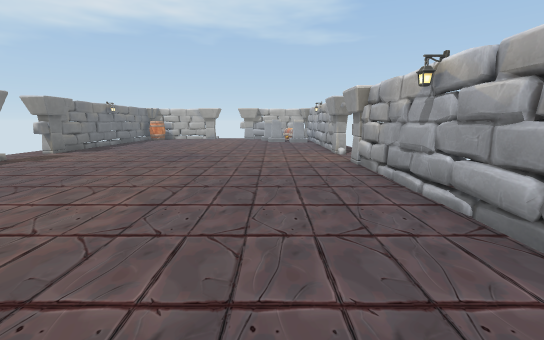
View 1 (above)

12 first-person views from a walk through a 3-D level made in the Unity game engine. The camera is 1.4 m above the floor, tilts 10° down and sees 90° across. Doors are open. The floor is counted in squares, 1 m on a side. Each view is taken from the middle of a square. On the plan, view 1 faces up. The plan holds only what a view shows up to about 13 squares ahead; the rest is blank. Some animated figures are not drawn.

View 2
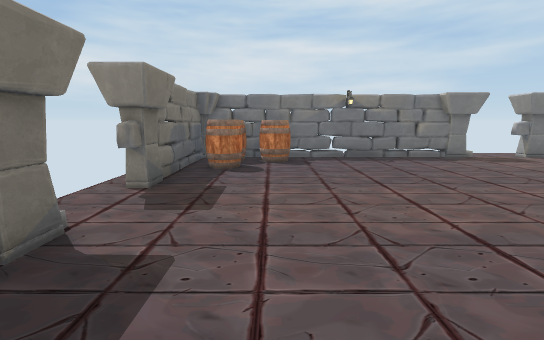

View 3
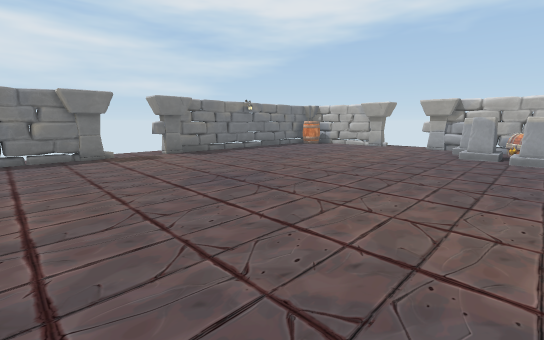

View 4
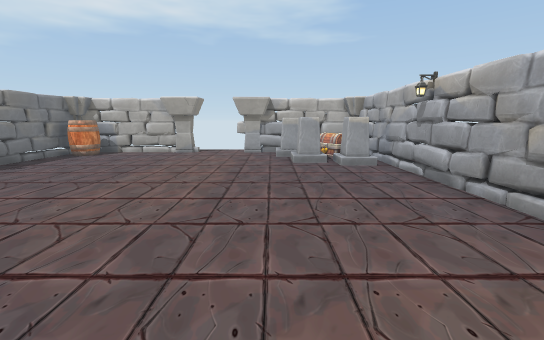

View 5
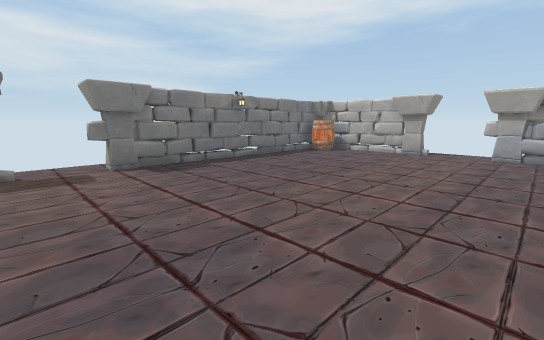

View 6
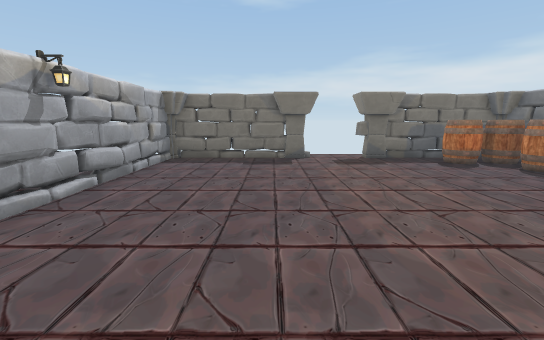

View 7
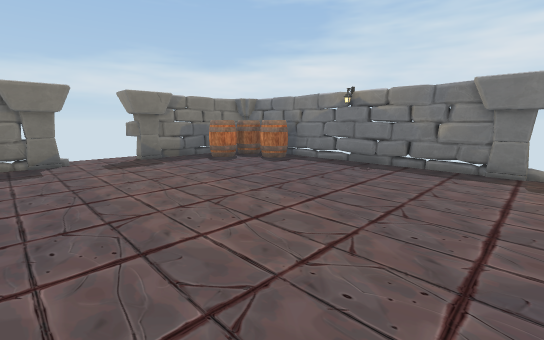

View 8
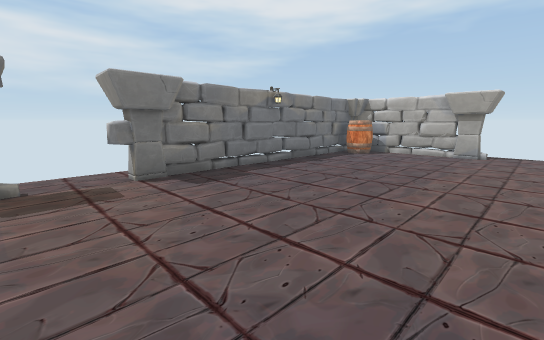

View 9
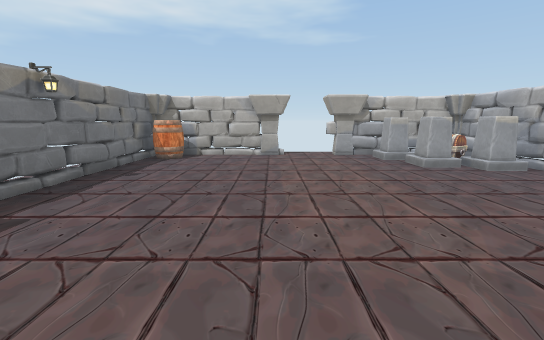

View 10
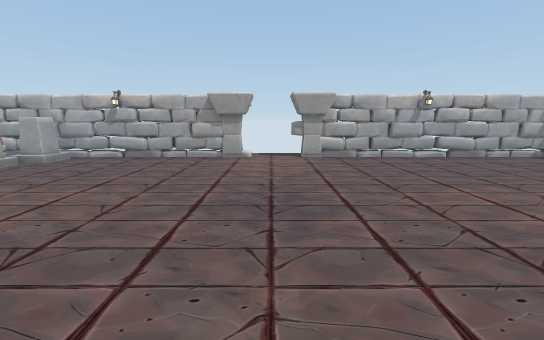

View 11
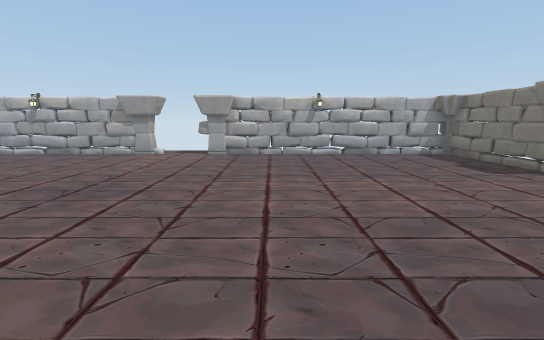

View 12
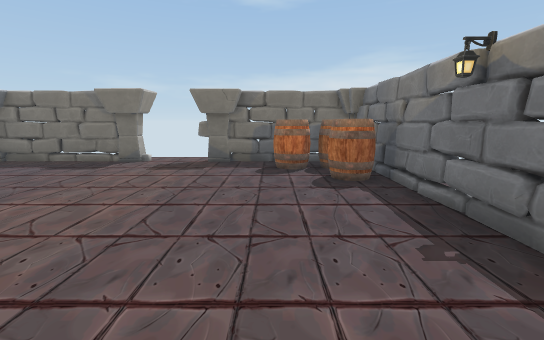

### Floor plan
Points are (right, up) in squares from view 1. A wall is a line through its corners. A room is listed if a view was taken in it or the views show most of it. See-through windows are left out.
Room 1 (views 1, 2, 3, 4, 5, 6, 7, 8, 9, 10, 11, 12)
walls: (-9.9, 12.2) (-10, 11.7); (-9.9, 8.6) (-9.9, -0.6); (-10, 8.6) (-10.1, 7.6); (-10.1, 8) (-9.9, 7.6); (-9.8, 15.1) (-10, 14.4); (-10, 14.9) (-9.8, 13.4); (2.8, 13.4) (2.9, 14.4); (-9.8, 6.7) (-10, 5.7); (3, 13.4) (3, 22.9); (-10.1, 6.6) (-9.9, 5.3); (3.1, 13.5) (2.8, 16.6); (3.1, 14) (2.9, 14.4); (2.8, 14.8) (3.1, 16) (2.8, 19); (2.8, 6.8) (3, 7.7); (-9.9, 5.6) (-10.1, 4.6); (-10, 17.1) (-9.8, 15.7); (2.8, 16.4) (3, 18.1); (-9.9, 4.2) (-10.1, 2.5); (2.9, 4.9) (2.8, 6); (-9.9, 3.9) (-9.8, 2.8); (-9.7, 18.5) (-10, 17.6); (-9.8, 18.6) (-10, 15.8) (-9.9, 15.5); (2.8, 4.1) (3, 6) (2.8, 6.5); (-10.1, 2.8) (-9.8, 2.4); (-9.9, 19.4) (-10, 18.9); (3, 18.6) (3.2, 19.6); (2.9, 3.3) (3, 3.9); (3, 19) (2.8, 21.8); (-9.8, 1.9) (-10, 1.1) (-9.9, 0.1); (-9.8, 20.1) (-10.1, 18.3); (2.8, 2.6) (3, 3.1); (3.1, 19.3) (2.9, 19.7); (-9.8, 20.4) (-10, 19.8) (-9.9, 18.4); (2.8, 1.6) (3, 2.4) (2.9, 3.3) (3.1, 3.9); (-5.4, 22.7) (-6.9, 22.8); (-5.4, 22.7) (-10, 22.7) (-9.9, 11.8); (-9.8, 21.3) (-10, 19.5); (-6.1, -0.7) (-5.4, -0.8); (-1.5, -0.7) (0, -0.8); (-1.6, -0.8) (2.9, -0.7) (2.9, 8.6); (-7.3, -0.6) (-6.2, -0.9); (-6.5, 22.8) (-7, 22.6); (-7.4, 22.6) (-8.2, 22.8); (-0.9, 22.7) (-1.5, 22.8); (-6.1, -1) (-5.5, -0.9); (-0.4, -0.8) (0, -0.6); (0.4, -0.6) (1.1, -0.8); (-9.9, 22.1) (-10, 20.8); (-9.2, -0.6) (-8.2, -0.7); (-10, 22.3) (-9.9, 21.2); (1.5, -0.6) (2, -0.7) (2.6, -0.8); (-9.5, -0.8) (-5.4, -0.8); (2.9, -0.4) (3, 1) (2.9, 1.3); (2.2, -0.8) (2.7, -0.9); (2.5, 22.8) (-2.6, 22.8)
low walls: (-10, 8.3) (-9.8, 6.7); (3, 7.1) (2.9, 8.3); (3, 15.1) (3.1, 15.6); (-9.9, 3.4) (-9.9, 2.9); (-1.5, -0.5) (-1, -0.5); (-5.5, 22.9) (-6, 22.9); (-6.3, 22.8) (-8.6, 22.5); (-1.5, -0.8) (-0.5, -0.6); (-7.1, -0.8) (-6.3, -0.7); (-7.4, -0.8) (-6.9, -0.9); (-7.7, 22.9) (-8.2, 22.9); (0.7, -0.9) (1.2, -0.9); (1.1, -0.8) (1.9, -0.6); (3, -0.3) (2.9, 0.9)
ways out: open door at (-10, 11.5); open door at (-3.5, -1); open door at (-3.5, 23); open door at (3, 10.5)
objects: pillar (-10, 9) to (-10, 10); pillar (-10, 13); barrel (-9, 0) to (-9, 1); barrel (-9, 2) to (-9, 3); barrel (-9, 21) to (-9, 22); barrel (-8, 0) to (-7, 1); pillar (-5, -1); pillar (-5, 23); pillar (-2, -1); pillar (-2, 23); pillar (0, 20) to (1, 20); pillar (0, 21) to (0, 22); chest (1, 21) to (2, 22); pillar (2, 19) to (2, 20)

Positions as (right, up) in squares from view 1, and headings:
1: (0, 0), facing up
2: (1, 2), facing left
3: (2, 7), facing up-left
4: (-1, 10), facing up
5: (-1, 10), facing up-left
6: (-1, 10), facing down
7: (-1, 10), facing down-left
8: (-3, 10), facing up-left
9: (-5, 11), facing up
10: (-8, 11), facing right
11: (-9, 7), facing right
12: (-7, 9), facing down
